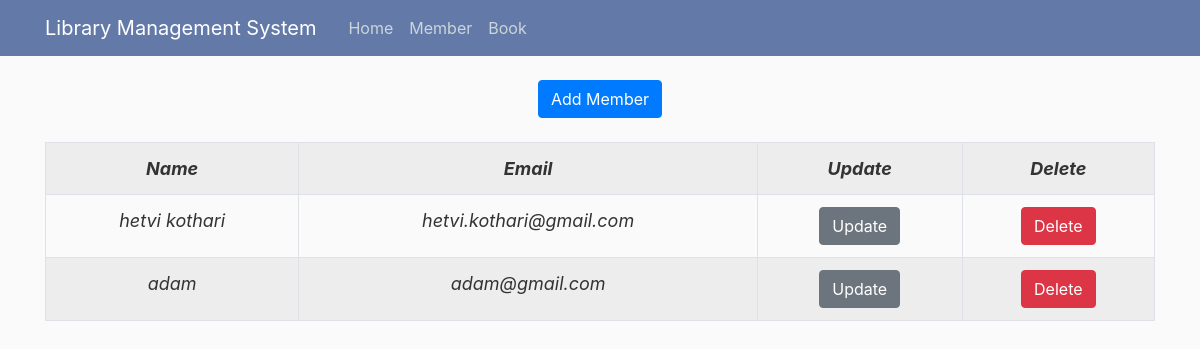
The app's page /member/view with its own data.
### library/models.py (models this page shows, shortened)
class Member(db.Model):
    id = db.Column(db.Integer, primary_key=True)
    name = db.Column(db.String, unique=True, nullable=False)
    email = db.Column(db.String, unique=True, nullable=False)
    debt = db.Column(db.Integer, default=0)
    transaction = db.relationship('Transaction', backref="member", lazy=True)

### library/routes.py (the view)
@app.route("/member/view", methods=['GET'])
def view_member():
    members = Member.query.all()
    return render_template('member.html', members = members)

### library/templates/member.html (shortened to what this page needs)
{% extends "layout.html" %}
{% block content %}
<div style="text-align: center;"><a href="{{url_for('add_member')}}"><button class="btn btn-primary">Add
            Member</button></a></div> <br>
<table class="table table-striped table-bordered table-responsive-lg">
    <tr>
        <th>Name</th>
        <th>Email</th>
        <th>Update</th>
        <th>Delete</th>
    </tr>
    {% for member in members %}
    <tr>
        <td>{{ member.name }}</td>
        <td>{{ member.email }}</td>
        <td><a href="{{ url_for('update_member', member_id=member.id) }}"><button
                    class="btn btn-secondary">Update</button></a></td>
        <td><button type="button" class="btn btn-danger" data-toggle="modal"
                data-target="#deleteModal-{{member.id}}">Delete</button>
        </td>
    </tr>
    {% endfor %}
</table>
{% endblock content %}

### library/static/main.css (style rules this page uses)
body { background: #fafafa; color: #333333; margin-top: 5rem; overflow: scroll; }
table, th, td { border: 51px solid black; border-collapse: collapse; text-align: center; font-weight: 400; font-size: large; font-style: italic; font-family: -apple-system, BlinkMacSystemFont, 'Segoe UI', Roboto, Oxygen, Ubuntu, Cantarell, 'Open Sans', 'Helvetica Neue', sans-serif; }
th { font-weight: bold; }

### records on screen
Member: name "hetvi kothari", email "hetvi.kothari@gmail.com"
Member: name "adam", email "adam@gmail.com"
